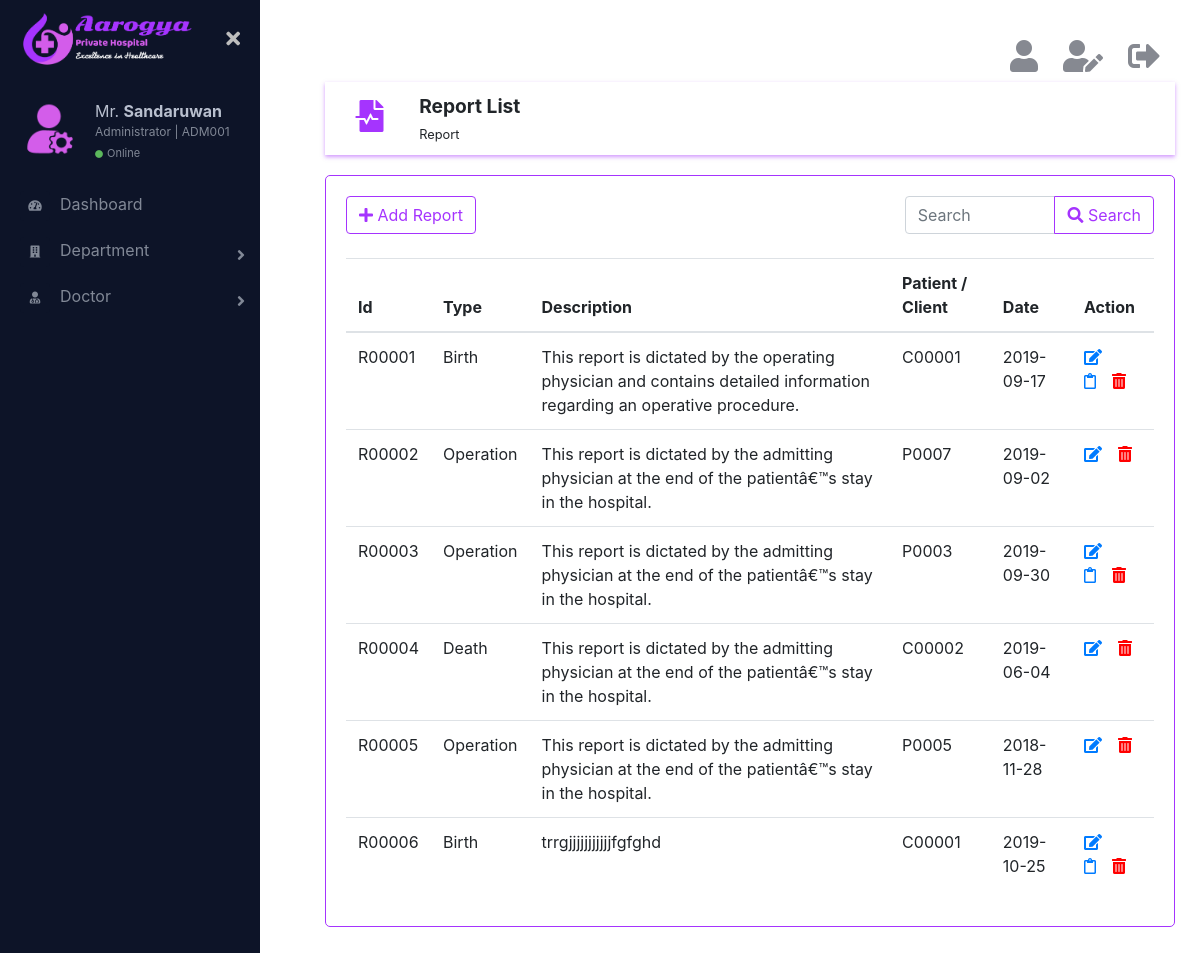
/html/reportList.php (signed in), run on the app's committed database.
### tables this page shows
CREATE TABLE IF NOT EXISTS `report` (
  `id` char(6) NOT NULL,
  `type` varchar(10) NOT NULL,
  `description` varchar(255) NOT NULL,
  `patientId` char(6) NOT NULL,
  `file` varchar(9999) NOT NULL,
  `date` date NOT NULL,
  `is_deleted` int(11) NOT NULL,
  PRIMARY KEY (`id`)
);

### html/reportList.php (the view, shortened to what this page needs)
<?php
    require_once('../connection/connection.php');
?>
<!DOCTYPE html>
<html lang="en">
    <head>
        <link rel="stylesheet" href="../css/bootstrap.min.css">
        <link href="https://cdnjs.cloudflare.com/ajax/libs/font-awesome/5.10.0-11/css/all.css" rel="stylesheet">
        <link href="../css/main.css" rel="stylesheet">
    </head>
    <body>
        <div class="page-wrapper chiller-theme toggled">
            <?php
                require_once('sidebar.php');
            ?>
            <main class="page-content">
                <div class="container">
                    <?php
                        require_once('logoutbar.php');
                    ?>
                    <div class="row topic">
                        <div class="col-md-1 topic-logo">
                            <i class="fas fa-file-medical-alt fa-2x"></i>
                        </div>
                        <div class="col-md-11">
                            <span class="font-weight-bold"><big>Report List</big><br><small>Report</small></span>
                        </div>
                    </div>
                    <div class="row">
                        <div class="col-md-12 form">
                            <div class="row">
                                <div class='col-md-8'>
                                <?php
                                    if($_SESSION['role'] != 'client'){
                                        echo "<a href='addReport.php' ><button type='button' class='btn btn-outline-primary'><i class='fas fa-plus'></i>  Add Report</button></a>";
                                    }
                                ?>
                                </div>
                                <div class="col-md-4">
                                    <form action="reportList.php" method="get">
                                        <div class="input-group">
                                            <input type="search" name="searchTxt" class="form-control" placeholder="Search">
                                            <div class="input-group-append">
                                                <button class="btn btn-outline-primary" type="submit" name="search"><i class="fas fa-search"></i> Search</button>
                                            </div>
                                        </div>
                                    </form>
                                </div>
                            </div>
                            <br>
                            <table class="table">
                              <thead>
                                <tr>
                                    <th scope="col">Id</th>
                                    <th scope="col">Type</th>
                                    <th scope="col">Description</th>
                                    <th scope="col">Patient / Client</th>
                                    <th scope="col">Date</th>
                                    <?php
                                        if($_SESSION['role'] != 'client'){
                                            echo "<th scope='col'>Action</th>";
                                        }
                                    ?>
                                </tr>
                              </thead>
                              <tbody>
                                  <?php
                                    if(isset($_GET['search'])){
                                        $search =  mysqli_real_escape_string($con,$_GET['searchTxt']);
                                        $query = "SELECT * FROM `report` WHERE `is_deleted` = 0 AND `patientId` LIKE '{$search}%' OR `type` LIKE '{$search}%' OR `id` LIKE '{$search}%' ORDER BY  `date` DESC";
                                    } else {
                                        if($_SESSION['role'] != 'client') {
                                            $query = "SELECT * FROM `report` WHERE is_deleted = 0 ORDER BY `id`";
                                        } else {
                                            $query = "SELECT * FROM `report` WHERE is_deleted = 0 AND patientId = '{$_SESSION['id']}' ORDER BY `date` DESC";
                                        }
                                    }
                                    $result_set = mysqli_query($con,$query);
                                    if (mysqli_num_rows($result_set) >= 1) {
                                        while($rep = mysqli_fetch_assoc($result_set)){
                                            echo "<tr>";
                                            echo "<td>".$rep['id']."</td>";
                                            echo "<td>".$rep['type']."</td>";
                                            echo "<td>".$rep['description']."</td>";
                                            echo "<td>".$rep['patientId']."</td>";
                                            echo "<td>".$rep['date']."</td>";
                                            if($_SESSION['role'] != 'client'){
                                                if($rep['file'] == null){
                                                    echo "<td><a href=\"#\"><i class='fas fa-edit mr-3' data-toggle='tooltip' title='Edit'></i></a><a href='reportList.php?id={$rep['id']}' onclick=\"return confirm('Are you sure to delete this information ?');\"><i class='fas fa-trash-alt' data-toggle='tooltip' title='Delete' style='color:red;'></i></a></td>";
                                                } else {
                                                    echo "<td><a href=\"#\"><i class='fas fa-edit mr-3' data-toggle='tooltip' title='Edit'></i></a><a href=\"{$rep['file']}\" target='_blank'><i class='far fa-clipboard mr-3' data-toggle='tooltip' title='View'></i></a><a href='reportList.php?id={$rep['id']}' onclick=\"return confirm('Are you sure to delete this information ?');\"><i class='fas fa-trash-alt' data-toggle='tooltip' title='Delete' style='color:red;'></i></a></td>";
                                                }
                                            }
                                            echo "</tr>";
                                        }
                                    } else {
                                        echo "<tr><td><h4 class='text-danger'>No records</h4></td></tr>";
                                    }
                                  ?>
                              </tbody>
                            </table>
                        </div>
                    </div>
                </div>
            </main>
        </div>
    </body>
    </html>

### css/main.css (style rules this page uses)
.page-wrapper .sidebar-wrapper, .sidebar-wrapper .sidebar-brand > a, .sidebar-wrapper .sidebar-dropdown > a:after, .sidebar-wrapper .sidebar-menu .sidebar-dropdown .sidebar-submenu li a:before, .sidebar-wrapper ul li a i, .page-wrapper .page-content, .sidebar-wrapper .sidebar-search input.search-menu, .sidebar-wrapper .sidebar-search .input-group-text, .sidebar-wrapper .sidebar-menu ul li a, #show-sidebar, #close-sidebar { -webkit-transition: all 0.3s ease; -moz-transition: all 0.3s ease; -ms-transition: all 0.3s ease; -o-transition: all 0.3s ease; transition: all 0.3s ease; }
.page-wrapper { height: 100vh; }
@media screen and (min-width: 700px) { .page-wrapper.toggled .page-content { padding-left: 300px; } }
.page-wrapper .page-content { display: inline-block; width: 100%; padding-left: 0px; padding-top: 20px; }
.page-wrapper .page-content > div { padding: 20px 40px; }
.page-wrapper .page-content { overflow-x: hidden; }
.topic { box-shadow: 0 2px 4px rgba(165, 52, 254, 0.5); padding: 10px; }
.topic-logo { display: inline-block; text-align: center; color: rgb(165, 52, 254); margin-top: 8px; }
.form { margin-top: 20px; border: 1px solid rgb(165, 52, 254); border-radius: 5px; padding: 20px; }

### data on the page
report: id "R00001", type "Birth", description "This report is dictated by the operating physician and contains detailed information regarding an operative procedure.", patientId "C00001", date "2019-09-17"
report: id "R00002", type "Operation", description "This report is dictated by the admitting physician at the end of the patientâ€™s stay in the hospital.", patientId "P0007", date "2019-09-02"
report: id "R00003", type "Operation", description "This report is dictated by the admitting physician at the end of the patientâ€™s stay in the hospital.", patientId "P0003", date "2019-09-30"
report: id "R00004", type "Death", description "This report is dictated by the admitting physician at the end of the patientâ€™s stay in the hospital.", patientId "C00002", date "2019-06-04"
report: id "R00005", type "Operation", description "This report is dictated by the admitting physician at the end of the patientâ€™s stay in the hospital.", patientId "P0005", date "2018-11-28"
report: id "R00006", type "Birth", description "trrgjjjjjjjjjjjfgfghd", patientId "C00001", date "2019-10-25"

### other printed values
$_SESSION['lastName'] "Sandaruwan"
$_SESSION['id'] "ADM001"
